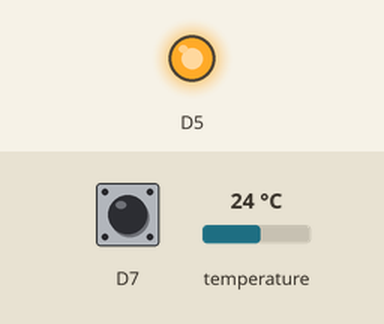
Bench run of a program on a simulated ESP8266 (Wemos D1 mini). Parts: output pins drawn as LEDs (lit = HIGH). The inputs (shaded band) are chosen by the test bench; at power-on: D7 HIGH, temperature 24 °C. WiFi joins after 1.5 s; servers stay silent unless stated; storage starts empty; what the program prints to the serial monitor is not drawn.

Above: at 4.64 s.
At 9.6 s:
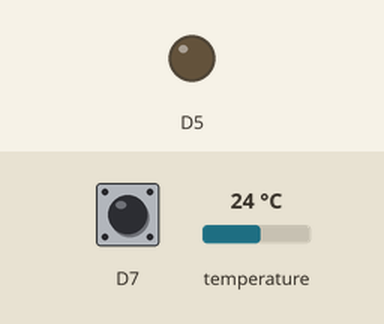
Timing chart, 0 to 17.5 s (numbered marks = the images above):
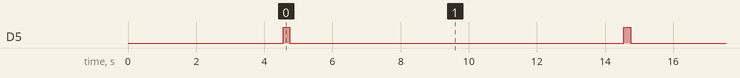

The program:

main.cpp
```cpp
#include <Arduino.h>
//#include <WiFiClientSecure.h>
#include <ESP8266WiFi.h>
//#include <PubSubClient.h>
#include <TaskScheduler.h>
#include <WiFiManager.h>
#include <ArduinoOTA.h>
#include "OtaUtil.hpp"
#include <ESP8266WebServer.h>
#include <uri/UriBraces.h>
#include <LittleFS.h>
#include "digital.h"
#include "ds18b20.h"
#include "config.h"

void cb_wifi();
void cb_ota();
void cb_webserver();
void cb_led();
void cb_searchDs();
void cb_checkTemp();
void cb_prepareHtml();


Signal led1(D5, LOW);


Scheduler runner;

Task task_Wifi(TASK_SECOND * 5, TASK_FOREVER, &cb_wifi, &runner);
Task task_Ota(TASK_MILLISECOND * 100, TASK_FOREVER, &cb_ota, &runner);
Task task_led(TASK_MILLISECOND * 200, TASK_FOREVER, &cb_led, &runner);
Task task_WebServer(TASK_MILLISECOND * 100, TASK_FOREVER, &cb_webserver, &runner);

Task task_checkTemp(TASK_MILLISECOND * 100, TASK_FOREVER, &cb_checkTemp, &runner);
Task task_searchDs(TASK_MILLISECOND * 50, TASK_FOREVER, &cb_searchDs, &runner);

Task taskPrepare(TASK_SECOND, TASK_FOREVER, &cb_prepareHtml, &runner);

ESP8266WebServer server(HTTP_PORT);
void handleRoot();              // function prototypes for HTTP handlers
void handleNotFound();
void handleReboot();
void handleReset();
void handleSetTemp(String);
String prepareHtml();


Ds18b20 ds(D6);
WiFiManager wm;

void setup() {
  Serial.begin(115200);
  delay(1000);
  bool _reset = false;
  Serial.printf("\n%s\n","--START--");
  bool success = LittleFS.begin();

  if (success) {
    Serial.println("File system mounted with success");
  } else {
    Serial.println("Error mounting the file system");
    return;
  }

  Dir dir = LittleFS.openDir("/");
  //File file = LittleFS.open("/file.txt", "w");
  //LittleFS.remove("/file.txt");
  //file.close();

  while (dir.next()) {
    Serial.println(dir.fileName());
    //str += dir.fileSize();
    //str += "\r\n";
  }
  if (LittleFS.exists(PATH_RESET)) _reset = true;
  LittleFS.end();

  delay(2000);
  WiFi.mode(WIFI_STA); // explicitly set mode, esp defaults to STA+AP
      //wm.resetSettings();
  Serial.println(WiFi.macAddress());

  bool res;
      // res = wm.autoConnect(); // auto generated AP name from chipid
      // res = wm.autoConnect("AutoConnectAP"); // anonymous ap
  wm.setConfigPortalTimeout(300);
  if(_reset == true )
  {
      Serial.printf("RESET MODE\n");
      wm.resetSettings();
  }

  res = wm.autoConnect(SSID,PASSWRD); // password protected ap

  if(!res) {
    Serial.println("Failed to connect");
    ESP.restart();
  }
  else {
    //if you get here you have connected to the WiFi
    Serial.println("connected...yeey :)");
    LittleFS.begin();
    LittleFS.remove(PATH_RESET);
    LittleFS.end();
  }

  task_Wifi.enable();
  task_led.enable();
  task_searchDs.enable();
  led1.setblink(1);

  InitOTA();
  pinMode(D7,INPUT);

  server.on("/", handleRoot);               // Call the 'handleRoot' function when a client requests URI "/"
  server.on("/reboot",handleReboot);
  server.on("/reset",handleReset);
  server.on(UriBraces("/setTemp/{}"),[](){
    handleSetTemp(server.pathArg(0));
  });
  server.onNotFound(handleNotFound);        // When a client requests an unknown URI (i.e. something other than "/"), call function "handleNotFound"

  server.begin();                      // Actually start the server
  //Serial.println("HTTP server started");
}


void loop() {
  runner.execute();
}

void cb_wifi(){
  //Serial.printf("%d\n", WiFi.status());

  if(WiFi.status() == WL_CONNECTED ){
    if(!task_Ota.isEnabled()){
      task_Ota.enable();
    }
    if(!task_WebServer.isEnabled()){
      task_WebServer.enable();
    }
  }
  else{
    ESP.restart();
  }
}

void cb_ota(){
  ArduinoOTA.handle();
}

void handleRoot() {

  //String msg = "";
  //String info = "\nIndex Sensor -> " + String(ds.getNum()) + " \nAddress Sensor -> " + String(ds.addr2str()) + " " + String(ds.getTemp());
  //info = info + "\n" + String(millis() - ds._mark_time);
  //msg += info;
  server.send(200, "text/html", prepareHtml());   // Send HTTP status 200 (Ok) and send some text to the browser/client

}

void handleNotFound(){
  server.send(404, "text/plain", "404: Not found"); // Send HTTP status 404 (Not Found) when there's no handler for the URI in the request
}
void cb_webserver(){
  server.handleClient();
}

void cb_led(){
    led1.blink();
}

void cb_searchDs() {
  ds.search();
  uint8_t n = ds.getNum();
  if(n > 0 && ds.crc8()){
    task_searchDs.disable();
    task_checkTemp.enable();
  }
  else{
    task_checkTemp.disable();
    task_searchDs.enable();
  }
}

void cb_checkTemp() {
  if (ds.update()){
    task_checkTemp.disable();
    task_searchDs.enable();
    if(!taskPrepare.isEnabled()){
      taskPrepare.enable();
    }
  }
}

void handleReboot() {
  server.sendHeader("Location", String("/"), true);
  server.send ( 302, "text/plain", "");
  ESP.restart();
}

String prepareHtml(){
  String htmlPage;
  String power = "";
  String ttl;
  uint32_t diff = 0;
  float _temp = 0;
  String temp;

  if (digitalRead(D7) == false){
    power = "ON [POL_ON]";

  }
  else{
    power = "OFF [POL_OFF]";

  }

  _temp = ds.getTemp();
  if (_temp < ds.getTempLimit()){
    temp = String(_temp) + "C [TEMP_OK]";

  }else{
    temp = String(_temp) + "C [TEMP_WARN]";

  }

  diff = millis() - ds.getMark();
  ttl = String(diff);
  if(diff < 1000){
      ttl += " [TTL_OK]";

  }else{
    temp = String(_temp) + "C [TEMP_WARN]";
    ttl += " [TTL_ERROR]";
  }


  htmlPage.reserve(1024);               // prevent ram fragmentation
  htmlPage = "<!DOCTYPE HTML>"
             "<html>"
             "Power Line -> " + power + "<br>"
             "Temp " + String(ds.getTempLimit()) + " -> " + temp + "<br>"
             "TTL -> " + ttl + "<br>"
             "</html>";

  return htmlPage;
}

void handleReset(){
  server.sendHeader("Location", String("/"), true);
  server.send(302, "text/plain", "");
  LittleFS.begin();
  LittleFS.open(PATH_RESET, "w");
  LittleFS.remove(PATH_TEMP);
  LittleFS.end();


  ESP.restart();
}
void handleSetTemp(String s_tempLimit){
  if (ds.setTempLimit(s_tempLimit)){
    server.sendHeader("Location", String("/"), true);
    server.send ( 302, "text/plain", "");
  }
  else{
    server.send(404, "text/plain", "404: Out temp range");
    }
}

void cb_prepareHtml(){
  prepareHtml();
}
```

config.h
```cpp
#define SSID ""
#define PASSWRD ""
#define HTTP_PORT 80
#define PATH_RESET "/reset.cmd"
#define PATH_TEMP "/temp.bin"
```

Measured:
- by itself, D5: alternates HIGH for 0.20 s and LOW for 9.8 s
